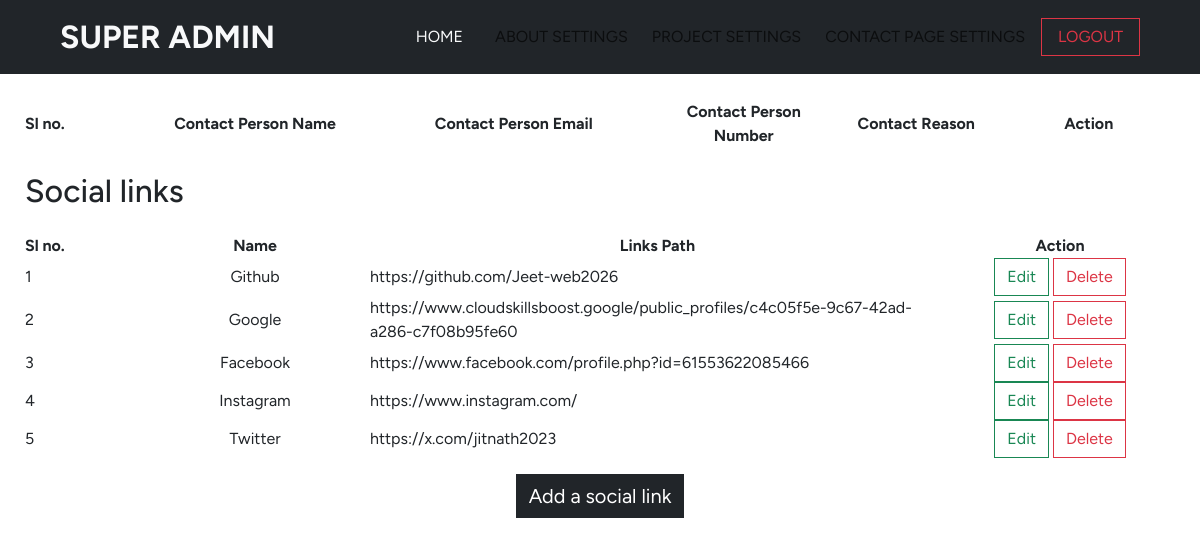
/portfolio/pages/admin-view/contact-view.php (signed in), run on the app's committed database.
### tables this page shows
CREATE TABLE `social_links` (
  `links_id` int(11) NOT NULL,
  `link_name` varchar(255) NOT NULL,
  `links_path` varchar(255) NOT NULL,
  `cttime` timestamp NOT NULL DEFAULT current_timestamp()
);

### portfolio/pages/admin-settings/contact-settings.php (called while the page is built, shortened)
<?php
$connection = mysqli_connect('localhost', 'root', '', 'my_portfolio');
function viewsocialdata()
{
    global $connection;
    $view = "SELECT * FROM `social_links`";
    $row = mysqli_query($connection, $view);
    return $row;
}

### portfolio/pages/admin-view/contact-view.php (the view, shortened to what this page needs)
<?php
require('../admin-settings/contact-settings.php');
$socialData = viewsocialdata();
?>
<!DOCTYPE html>
<html lang="en">
<head>
    <link rel="stylesheet" href="https://cdnjs.cloudflare.com/ajax/libs/font-awesome/6.6.0/css/all.min.css" />
    <link href="https://cdn.jsdelivr.net/npm/bootstrap@5.3.3/dist/css/bootstrap.min.css" rel="stylesheet">
    <link rel="stylesheet" href="https://cdn.datatables.net/2.1.8/css/dataTables.dataTables.css" />
</head>
<body>
    <nav class="navbar navbar-expand-lg px-5 bg-dark py-2 fixed-top">
        <div class="container-fluid">
            <a class="navbar-brand text-light fs-2 fw-bold text-uppercase" href="index-admin-view.php">Super Admin</a>
            <div class="collapse navbar-collapse" id="navbarSupportedContent">
                <ul class="navbar-nav ms-auto mb-2 mb-lg-0">
                    <li class="nav-item">
                        <a class="nav-link text-light text-uppercase me-3" aria-current="page" href="/portfolio/index.php">Home</a>
                    </li>
                    <li class="nav-item">
                        <a class="nav-link  text-uppercase me-2" href="about-view.php">about settings</a>
                    </li>
                    <li class="nav-item">
                        <a class="nav-link  text-uppercase me-2" href="project-view.php">Project settings</a>
                    </li>
                    <li class="nav-item">
                        <a class="nav-link  text-uppercase me-2" href="">contact page settings</a>
                    </li>
                </ul>
                <a href="logout.php" class="btn btn-outline-danger shadow-none px-3 py1" style="border-radius: 0px;">LOGOUT</a>
            </div>
        </div>
    </nav>
    <section id="admin-dashboard" class="container-fluid">
        <table id="myTable" class="display">
            <thead>
                <tr>
                    <th style="width: 10%;" class="text-start">Sl no.</th>
                    <th style="width: 20%;" class="text-center">Contact Person Name</th>
                    <th style="width: 25%;" class="text-center">Contact Person Email</th>
                    <th style="width: 15%;" class="text-center">Contact Person Number</th>
                    <th style="width: 15%;" class="text-center">Contact Reason</th>
                    <th style="width: 15%;" class="text-center">Action</th>
                </tr>
            </thead>
        </table>
        <table id="linksTable" class="display">
            <h2 class="text-dark my-4">Social links</h2>
            <thead>
                <tr>
                    <th style="width: 10%;" class="text-start">Sl no.</th>
                    <th style="width: 20%;" class="text-center">Name</th>
                    <th style="width: 50%;" class="text-center">Links Path</th>
                    <th style="width: 20%;" class="text-center">Action</th>
                </tr>
            </thead>
            <tbody>
                <?php
                $showData = mysqli_fetch_all($socialData, MYSQLI_ASSOC);
                $id = 0;
                foreach ($showData as $displayData) {
                    $id++;
                    echo '<tr>
                            <td class="text-start">' . $id . '</td>
                            <td class="text-start d-none serialLink">' . htmlspecialchars($displayData['links_id']) . '</td>
                            <td class="text-center text-capitalize linkName">' . htmlspecialchars($displayData['link_name']) . '</td>
                            <td class="text-start linkPath">' . htmlspecialchars($displayData['links_path']) . '</td>
                            <td class="text-center">
                                <button type="button" class="btn btn-outline-success" id="updateSocialLinks" data-bs-toggle="modal" data-bs-target="#editLinkModal"  style="border-radius: 0px;">Edit</button>
                                <button type="button" class="btn btn-outline-danger" id="deleteSocialLinks" data-bs-toggle="modal" data-bs-target="#deleteLinkModal" style="border-radius: 0px;">Delete</button>
                            </td>
                        </tr>';
                }
                ?>
            </tbody>
        </table>
        <center>
            <button type="button" class="btn btn-dark fs-5 mt-3" data-bs-toggle="modal" data-bs-target="#addsocialLink" style="border-radius: 0px;">Add a social link</button>
        </center>
    </section>
</body>
</html>

### portfolio/pages/admin-view/contact-view.php (style rules this page uses)
* { padding: 0px; margin: 0px; box-sizing: border-box; font-family: "Figtree", serif; font-optical-sizing: auto; font-style: normal; }
#admin-dashboard { padding: 100px 25px 15px 25px; }

### data on the page
social_links: link_name "Github", links_path "https://github.com/Jeet-web2026"
social_links: link_name "Google", links_path "https://www.cloudskillsboost.google/public_profiles/c4c05f5e-9c67-42ad-a286-c7f08b95fe60"
social_links: link_name "Facebook", links_path "https://www.facebook.com/profile.php?id=61553622085466"
social_links: link_name "Instagram", links_path "https://www.instagram.com/"
social_links: link_name "Twitter", links_path "https://x.com/jitnath2023"
